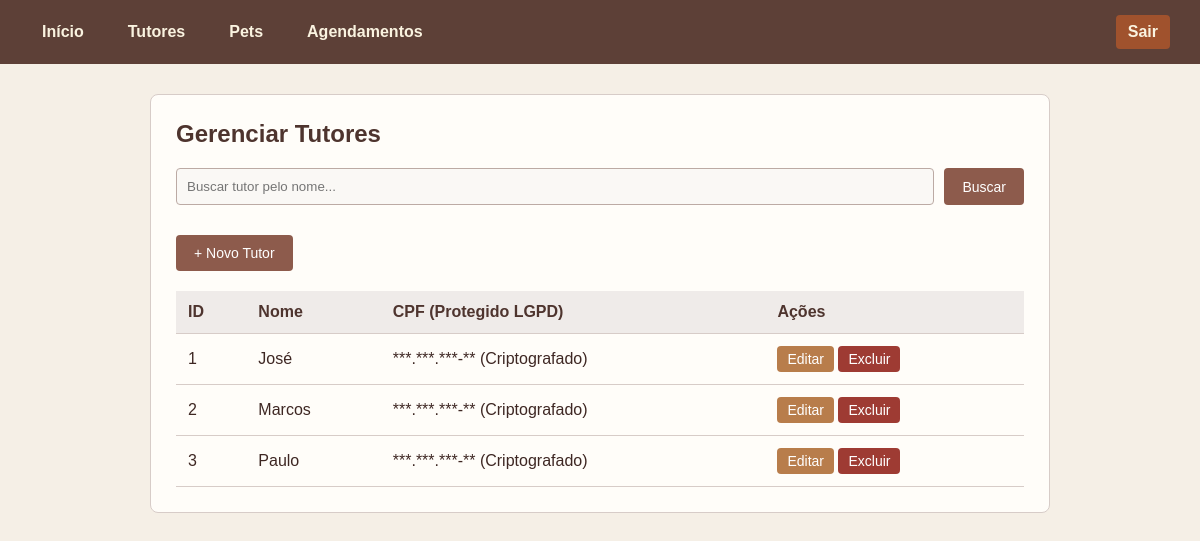
/simulado/tutor/index.php (signed in), run on the app's committed database.
### tables this page shows
CREATE TABLE `tutor` (
  `id_tutor` int(11) NOT NULL,
  `nome` varchar(100) NOT NULL,
  `cpf` varchar(255) NOT NULL,
  `senha` varchar(255) NOT NULL
);

### simulado/tutor/index.php (the view, shortened to what this page needs)
<?php
require_once '../conexao.php';
$busca = isset($_GET['busca']) ? trim($_GET['busca']) : '';
if ($busca !== '') {
    $stmt = $conn->prepare("SELECT id_tutor, nome FROM tutor WHERE nome LIKE ?");
    $termo = "%" . $busca . "%";
    $stmt->bind_param("s", $termo);
    $stmt->execute();
    $result = $stmt->get_result();
} else {
    $result = $conn->query("SELECT id_tutor, nome FROM tutor");
}
?>
<!DOCTYPE html>
<html lang="pt-BR">
<head>
    <link rel="stylesheet" href="../css/estilo.css">
</head>
<body>
    <nav class="navbar">
        <a href="/simulado/index.php">Início</a>
        <a href="/simulado/tutor/index.php">Tutores</a>
        <a href="/simulado/pet/index.php">Pets</a>
        <a href="/simulado/agendamento/index.php">Agendamentos</a>
        <a href="/simulado/logout.php" class="btn-sair">Sair</a>
    </nav>
    <div class="container">
        <h2>Gerenciar Tutores</h2>
        <form method="GET" class="busca-form">
            <input type="text" name="busca" placeholder="Buscar tutor pelo nome..." value="<?= htmlspecialchars($busca) ?>">
            <button type="submit">Buscar</button>
        </form>
        <a href="criar.php" class="btn">+ Novo Tutor</a>
        <table>
            <tr>
                <th>ID</th>
                <th>Nome</th>
                <th>CPF (Protegido LGPD)</th>
                <th>Ações</th>
            </tr>
            <?php while ($row = $result->fetch_assoc()): ?>
            <tr>
                <td><?= $row['id_tutor'] ?></td>
                <td><?= htmlspecialchars($row['nome']) ?></td>
                <td>***.***.***-** (Criptografado)</td>
                <td>
                    <a href="editar.php?id=<?= $row['id_tutor'] ?>" class="btn btn-editar">Editar</a>
                    <a href="excluir.php?id=<?= $row['id_tutor'] ?>" class="btn btn-excluir" onclick="return confirm('Excluir este tutor?')">Excluir</a>
                </td>
            </tr>
            <?php endwhile; ?>
        </table>
    </div>
</body>
</html>

### simulado/css/estilo.css (style rules this page uses)
* { box-sizing: border-box; font-family: Arial, Helvetica, sans-serif; margin: 0; padding: 0; }
body { background-color: #F5EFE6; color: #3E2723; }
.navbar { background-color: #5D4037; padding: 15px 30px; display: flex; gap: 20px; align-items: center; }
.navbar a { color: #FAF3E0; text-decoration: none; font-weight: bold; padding: 8px 12px; border-radius: 4px; }
.navbar .btn-sair { margin-left: auto; background-color: #A0522D; }
.container { max-width: 900px; margin: 30px auto; background-color: #FFFDF9; padding: 25px; border-radius: 8px; border: 1px solid #D7CCC8; }
h1, h2 { color: #4E342E; margin-bottom: 20px; }
input, select { width: 100%; padding: 10px; margin-top: 5px; border: 1px solid #BCAAA4; border-radius: 4px; background-color: #FAF8F5; }
button, .btn { display: inline-block; margin-top: 15px; padding: 10px 18px; background-color: #8D5B4C; color: #FFFFFF; border: none; border-radius: 4px; cursor: pointer; text-decoration: none; font-size: 14px; }
.btn-editar { background-color: #B87D4B; padding: 5px 10px; margin-top: 0; }
.btn-excluir { background-color: #9E3B33; padding: 5px 10px; margin-top: 0; }
table { width: 100%; border-collapse: collapse; margin-top: 20px; }
th, td { padding: 12px; border-bottom: 1px solid #D7CCC8; text-align: left; }
th { background-color: #EFEBE9; color: #4E342E; }
.busca-form { display: flex; gap: 10px; margin-bottom: 15px; }
.busca-form input { margin-top: 0; }
.busca-form button { margin-top: 0; }

### data on the page
tutor: id_tutor "1", nome "José"
tutor: id_tutor "2", nome "Marcos"
tutor: id_tutor "3", nome "Paulo"
